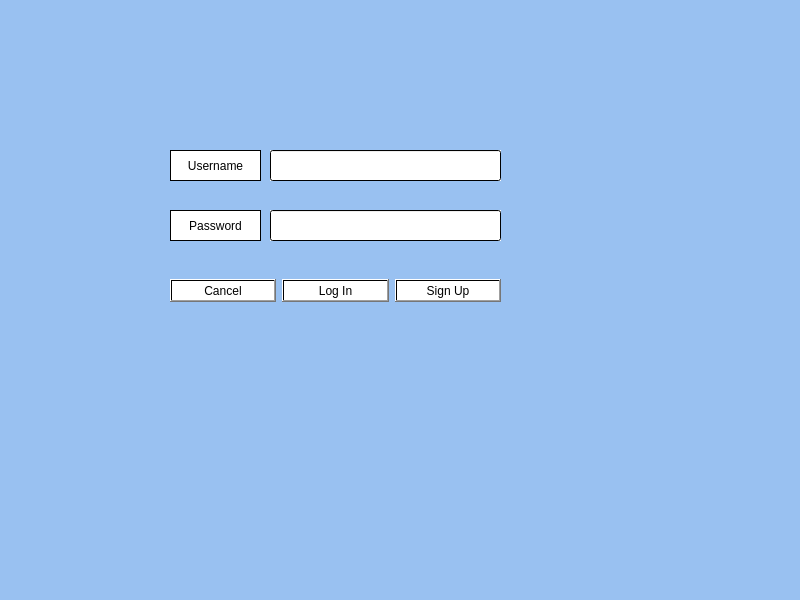
<?xml version="1.0" encoding="UTF-8"?>
<ui version="4.0">
 <class>MainWindow</class>
 <widget class="QMainWindow" name="MainWindow">
  <property name="geometry">
   <rect>
    <x>0</x>
    <y>0</y>
    <width>800</width>
    <height>600</height>
   </rect>
  </property>
  <property name="windowTitle">
   <string>User Log In</string>
  </property>
  <property name="styleSheet">
   <string notr="true">background-color: rgb(153, 193, 241);</string>
  </property>
  <widget class="QWidget" name="centralwidget">
   <widget class="QLineEdit" name="enterUsername">
    <property name="geometry">
     <rect>
      <x>270</x>
      <y>150</y>
      <width>231</width>
      <height>31</height>
     </rect>
    </property>
    <property name="styleSheet">
     <string notr="true">background-color: qlineargradient(spread:pad, x1:0, y1:0, x2:1, y2:1, stop:0 rgba(255, 255, 255, 255));</string>
    </property>
   </widget>
   <widget class="QLineEdit" name="enterPassword">
    <property name="geometry">
     <rect>
      <x>270</x>
      <y>210</y>
      <width>231</width>
      <height>31</height>
     </rect>
    </property>
    <property name="styleSheet">
     <string notr="true">background-color: qlineargradient(spread:pad, x1:0, y1:0, x2:1, y2:1, stop:0 rgba(255, 255, 255, 255));</string>
    </property>
    <property name="echoMode">
     <enum>QLineEdit::EchoMode::Password</enum>
    </property>
   </widget>
   <widget class="QLabel" name="usernameLabel">
    <property name="geometry">
     <rect>
      <x>170</x>
      <y>150</y>
      <width>91</width>
      <height>31</height>
     </rect>
    </property>
    <property name="autoFillBackground">
     <bool>false</bool>
    </property>
    <property name="styleSheet">
     <string notr="true">background-color: qlineargradient(spread:pad, x1:0, y1:0, x2:1, y2:1, stop:0 rgba(255, 255, 255, 255));</string>
    </property>
    <property name="frameShape">
     <enum>QFrame::Shape::StyledPanel</enum>
    </property>
    <property name="frameShadow">
     <enum>QFrame::Shadow::Plain</enum>
    </property>
    <property name="midLineWidth">
     <number>26</number>
    </property>
    <property name="text">
     <string>Username</string>
    </property>
    <property name="alignment">
     <set>Qt::AlignmentFlag::AlignCenter</set>
    </property>
   </widget>
   <widget class="QLabel" name="passwordLabel">
    <property name="geometry">
     <rect>
      <x>170</x>
      <y>210</y>
      <width>91</width>
      <height>31</height>
     </rect>
    </property>
    <property name="styleSheet">
     <string notr="true">background-color: qlineargradient(spread:pad, x1:0, y1:0, x2:1, y2:1, stop:0 rgba(255, 255, 255, 255));</string>
    </property>
    <property name="frameShape">
     <enum>QFrame::Shape::Box</enum>
    </property>
    <property name="frameShadow">
     <enum>QFrame::Shadow::Plain</enum>
    </property>
    <property name="text">
     <string>Password</string>
    </property>
    <property name="alignment">
     <set>Qt::AlignmentFlag::AlignCenter</set>
    </property>
   </widget>
   <widget class="QWidget" name="layoutWidget">
    <property name="geometry">
     <rect>
      <x>170</x>
      <y>270</y>
      <width>331</width>
      <height>41</height>
     </rect>
    </property>
    <layout class="QHBoxLayout" name="horizontalLayout">
     <item>
      <widget class="QPushButton" name="cancelBtn">
       <property name="styleSheet">
        <string notr="true">background-color: qlineargradient(spread:pad, x1:0, y1:0, x2:1, y2:1, stop:0 rgba(255, 255, 255, 255));</string>
       </property>
       <property name="text">
        <string>Cancel</string>
       </property>
      </widget>
     </item>
     <item>
      <widget class="QPushButton" name="logInBtn">
       <property name="styleSheet">
        <string notr="true">background-color: qlineargradient(spread:pad, x1:0, y1:0, x2:1, y2:1, stop:0 rgba(255, 255, 255, 255));</string>
       </property>
       <property name="text">
        <string>Log In</string>
       </property>
      </widget>
     </item>
     <item>
      <widget class="QPushButton" name="signUpBtn">
       <property name="styleSheet">
        <string notr="true">background-color: qlineargradient(spread:pad, x1:0, y1:0, x2:1, y2:1, stop:0 rgba(255, 255, 255, 255));</string>
       </property>
       <property name="text">
        <string>Sign Up</string>
       </property>
      </widget>
     </item>
    </layout>
   </widget>
  </widget>
  <widget class="QMenuBar" name="menubar">
   <property name="geometry">
    <rect>
     <x>0</x>
     <y>0</y>
     <width>800</width>
     <height>23</height>
    </rect>
   </property>
  </widget>
  <widget class="QStatusBar" name="statusbar"/>
 </widget>
 <resources/>
 <connections/>
</ui>
